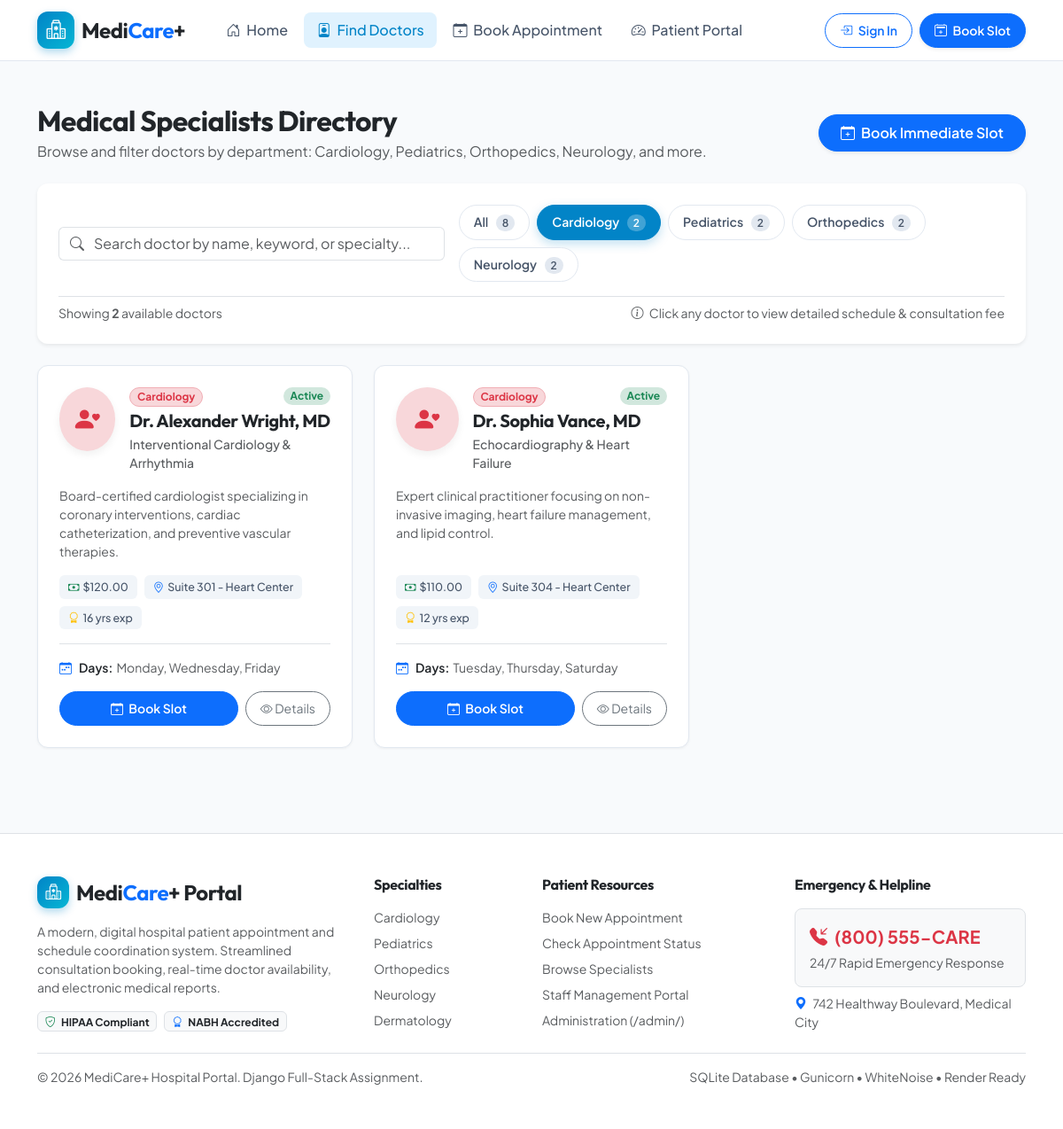
The page /doctors/?department=Cardiology on the database its author committed.
### hospital/models.py (models this page shows, shortened)
class Doctor(models.Model):
    name = models.CharField(max_length=150, help_text="Full Name with Title (e.g. Dr. Jane Smith)")
    department = models.CharField(max_length=50, choices=Department.choices, default=Department.CARDIOLOGY)
    specialization = models.CharField(max_length=150, help_text="Specialization or sub-discipline")
    consultation_fee = models.DecimalField(max_digits=8, decimal_places=2, default=75.00)
    available_days = models.CharField(max_length=120, default="Monday, Tuesday, Wednesday, Thursday, Friday")
    active_status = models.BooleanField(default=True, help_text="Is doctor actively taking appointments?")
    email = models.EmailField(blank=True, null=True)
    phone = models.CharField(max_length=20, blank=True, null=True)
    room_number = models.CharField(max_length=20, default="Room 201")
    experience_years = models.PositiveIntegerField(default=8)
    bio = models.TextField(blank=True, help_text="Short professional summary")
    avatar_color = models.CharField(max_length=30, default="primary", help_text="Bootstrap theme color for avatar")
    class Meta:
        ordering = ['name']
    @property
    def badge_class(self):
        colors = {
            'Cardiology': 'danger',
            'Pediatrics': 'warning',
            'Orthopedics': 'info',
            'Neurology': 'primary',
            'Dermatology': 'success',
            'General Medicine': 'secondary'
        }
        return colors.get(self.department, 'dark')

### hospital/views.py (the view)
# urls.py: path('doctors/', views.doctor_list, name='doctor_list'),
def doctor_list(request):
    department = request.GET.get('department', '').strip()
    search_query = request.GET.get('q', '').strip()
    doctors = Doctor.objects.all()
    if department and department != 'All':
        doctors = doctors.filter(department=department)
    if search_query:
        doctors = doctors.filter(
            Q(name__icontains=search_query) |
            Q(specialization__icontains=search_query) |
            Q(department__icontains=search_query)
        )
    dept_counts = {
        'All': Doctor.objects.count(),
        'Cardiology': Doctor.objects.filter(department='Cardiology').count(),
        'Pediatrics': Doctor.objects.filter(department='Pediatrics').count(),
        'Orthopedics': Doctor.objects.filter(department='Orthopedics').count(),
        'Neurology': Doctor.objects.filter(department='Neurology').count(),
        'Dermatology': Doctor.objects.filter(department='Dermatology').count(),
        'General Medicine': Doctor.objects.filter(department='General Medicine').count(),
    }
    context = {
        'doctors': doctors,
        'selected_department': department or 'All',
        'search_query': search_query,
        'dept_counts': dept_counts,
        'all_departments': ['All', 'Cardiology', 'Pediatrics', 'Orthopedics', 'Neurology', 'Dermatology', 'General Medicine'],
    }
    return render(request, 'hospital/doctor_list.html', context)

### hospital/templates/hospital/doctor_list.html (shortened to what this page needs)
{% extends 'hospital/base.html' %}
{% load static %}
{% block content %}
<div class="container py-5">
    <div class="d-flex flex-column flex-md-row justify-content-between align-items-md-center gap-3 mb-4">
        <div>
            <h1 class="h2 fw-bold text-dark mb-1">Medical Specialists Directory</h1>
            <p class="text-muted mb-0">Browse and filter doctors by department: Cardiology, Pediatrics, Orthopedics, Neurology, and more.</p>
        </div>
        <a href="{% url 'book_appointment' %}" class="btn btn-primary rounded-pill px-4 py-2 fw-semibold shadow-sm align-self-start align-self-md-auto">
            <i class="bi bi-calendar-plus me-1"></i> Book Immediate Slot
        </a>
    </div>
    <div class="card card-custom p-4 mb-4 border-0 shadow-sm">
        <div class="row g-3 align-items-center">
            <div class="col-lg-5">
                <div class="input-group">
                    <span class="input-group-text bg-white border-end-0 text-muted"><i class="bi bi-search"></i></span>
                    <input type="text" id="doctorSearchInput" class="form-control border-start-0 ps-0" placeholder="Search doctor by name, keyword, or specialty..." value="{{ search_query }}">
                </div>
            </div>
            <div class="col-lg-7">
                <div class="filter-btn-group">
                    <button type="button" class="filter-btn {% if selected_department == 'All' %}active{% endif %}" data-dept="All">
                        All <span class="filter-count">{{ dept_counts.All }}</span>
                    </button>
                    <button type="button" class="filter-btn {% if selected_department == 'Cardiology' %}active{% endif %}" data-dept="Cardiology">
                        Cardiology <span class="filter-count">{{ dept_counts.Cardiology }}</span>
                    </button>
                    <button type="button" class="filter-btn {% if selected_department == 'Pediatrics' %}active{% endif %}" data-dept="Pediatrics">
                        Pediatrics <span class="filter-count">{{ dept_counts.Pediatrics }}</span>
                    </button>
                    <button type="button" class="filter-btn {% if selected_department == 'Orthopedics' %}active{% endif %}" data-dept="Orthopedics">
                        Orthopedics <span class="filter-count">{{ dept_counts.Orthopedics }}</span>
                    </button>
                    <button type="button" class="filter-btn {% if selected_department == 'Neurology' %}active{% endif %}" data-dept="Neurology">
                        Neurology <span class="filter-count">{{ dept_counts.Neurology }}</span>
                    </button>
                </div>
            </div>
        </div>
        <div class="d-flex justify-content-between align-items-center mt-3 pt-2 border-top small text-muted">
            <div>
                Showing <strong id="visibleDoctorCount">{{ doctors|length }}</strong> available doctors
            </div>
            <div>
                <i class="bi bi-info-circle me-1"></i> Click any doctor to view detailed schedule & consultation fee
            </div>
        </div>
    </div>
    <div class="row g-4" id="doctorsContainer">
        {% for doctor in doctors %}
        <div class="col-md-6 col-lg-4 doctor-card-wrapper"
             data-department="{{ doctor.department }}"
             data-name="{{ doctor.name }}"
             data-specialization="{{ doctor.specialization }}">
            <div class="card card-custom doctor-card p-4">
                <div class="d-flex align-items-start gap-3 mb-3">
                    <div class="doctor-avatar bg-{{ doctor.avatar_color }}-subtle text-{{ doctor.avatar_color }}">
                        <i class="bi bi-person-heart"></i>
                    </div>
                    <div class="flex-grow-1">
                        <div class="d-flex justify-content-between align-items-start">
                            <span class="badge bg-{{ doctor.badge_class }}-subtle text-{{ doctor.badge_class }} border border-{{ doctor.badge_class }}-subtle rounded-pill mb-1">
                                {{ doctor.department }}
                            </span>
                            {% if doctor.active_status %}
                                <span class="badge bg-success-subtle text-success rounded-pill" title="Taking Appointments">Active</span>
                            {% else %}
                                <span class="badge bg-secondary-subtle text-secondary rounded-pill" title="Currently on Leave">Unavailable</span>
                            {% endif %}
                        </div>
                        <h5 class="fw-bold text-dark mb-1">{{ doctor.name }}</h5>
                        <div class="text-muted small fw-medium">{{ doctor.specialization }}</div>
                    </div>
                </div>
                <p class="text-muted small mb-3 flex-grow-1">
                    {{ doctor.bio|default:"Dedicated specialist offering comprehensive clinical assessments, diagnostics, and patient care."|truncatewords:20 }}
                </p>
                <div class="d-flex flex-wrap gap-2 mb-3">
                    <span class="doctor-meta-pill" title="Consultation Fee">
                        <i class="bi bi-cash me-1 text-success"></i> ${{ doctor.consultation_fee }}
                    </span>
                    <span class="doctor-meta-pill" title="Consulting Room">
                        <i class="bi bi-geo-alt me-1 text-primary"></i> {{ doctor.room_number }}
                    </span>
                    <span class="doctor-meta-pill" title="Experience">
                        <i class="bi bi-award me-1 text-warning"></i> {{ doctor.experience_years }} yrs exp
                    </span>
                </div>
                <div class="border-top pt-3 mb-3">
                    <div class="small text-muted d-flex align-items-center">
                        <i class="bi bi-calendar-week me-2 text-primary"></i>
                        <span class="fw-semibold text-dark me-1">Days:</span> {{ doctor.available_days }}
                    </div>
                </div>
                <div class="d-flex gap-2">
                    {% if doctor.active_status %}
                        <a href="{% url 'book_appointment' %}?doctor={{ doctor.id }}" class="btn btn-primary btn-sm flex-grow-1 rounded-pill fw-semibold py-2">
                            <i class="bi bi-calendar-plus me-1"></i> Book Slot
                        </a>
                    {% else %}
                        <button class="btn btn-secondary btn-sm flex-grow-1 rounded-pill fw-semibold py-2" disabled>
                            Unavailable
                        </button>
                    {% endif %}
                    <button type="button" class="btn btn-outline-secondary btn-sm rounded-pill px-3 py-2" data-bs-toggle="modal" data-bs-target="#doctorModal{{ doctor.id }}">
                        <i class="bi bi-eye"></i> Details
                    </button>
                </div>
            </div>
        </div>
        {% endfor %}
    </div>
</div>
{% endblock %}

### hospital/static/css/style.css (style rules this page uses)
:root { --primary-color: #0284c7; --primary-dark: #0369a1; --primary-light: #e0f2fe; --secondary-color: #0f172a; --accent-color: #06b6d4; --success-color: #10b981; --warning-color: #f59e0b; --danger-color: #ef4444; --info-color: #3b82f6; --bg-light: #f8fafc; --card-bg: #ffffff; --text-main: #1e293b; --text-muted: #64748b; --border-color: #e2e8f0; --radius-sm: 8px; --radius-md: 12px; --radius-lg: 18px; --shadow-sm: 0 1px 3px rgba(0,0,0,0.05); --shadow-md: 0 4px 6px -1px rgba(0,0,0,0.07), 0 2px 4px -2px rgba(0,0,0,0.05); --shadow-lg: 0 10px 25px -3px rgba(15,23,42,0.08), 0 4px 6px -4px rgba(15,23,42,0.04); --shadow-glow: 0 0 20px rgba(2, 132, 199, 0.18); }
body { font-family: 'Plus Jakarta Sans', sans-serif; color: var(--text-main); background-color: var(--bg-light); min-height: 100vh; display: flex; flex-direction: column; }
h1, h2, h3, h4, h5, h6, .brand-font { font-family: 'Outfit', sans-serif; font-weight: 700; letter-spacing: -0.02em; }
.card-custom { background-color: var(--card-bg); border: 1px solid var(--border-color); border-radius: var(--radius-md); box-shadow: var(--shadow-sm); transition: transform 0.22s ease, box-shadow 0.22s ease, border-color 0.22s ease; }
.doctor-card { height: 100%; display: flex; flex-direction: column; }
.doctor-avatar { width: 72px; height: 72px; border-radius: 50%; display: flex; align-items: center; justify-content: center; font-size: 1.75rem; font-weight: 700; box-shadow: 0 4px 10px rgba(0,0,0,0.06); }
.doctor-meta-pill { font-size: 0.78rem; padding: 4px 10px; border-radius: 6px; background-color: #f1f5f9; color: #475569; font-weight: 500; display: inline-flex; align-items: center; }
.filter-btn-group { display: flex; flex-wrap: wrap; gap: 8px; }
.filter-btn { padding: 8px 16px; border-radius: 30px; font-size: 0.88rem; font-weight: 600; border: 1px solid var(--border-color); background-color: #ffffff; color: #475569; transition: all 0.2s ease; cursor: pointer; }
.filter-btn.active { background-color: var(--primary-color); color: #ffffff; border-color: var(--primary-color); box-shadow: 0 4px 12px rgba(2, 132, 199, 0.25); }
.filter-count { font-size: 0.75rem; padding: 2px 7px; border-radius: 10px; background-color: rgba(255,255,255,0.25); margin-left: 6px; }
.filter-btn:not(.active) .filter-count { background-color: #e2e8f0; color: #475569; }

### rows shown on the page
Doctor: department "Cardiology", active_status "Active", name "Dr. Alexander Wright, MD", specialization "Interventional Cardiology & Arrhythmia", bio "Board-certified cardiologist specializing in coronary interventions, cardiac catheterization, and preventive vascular therapies.", consultation_fee "120.00", room_number "Suite 301 - Heart Center", experience_years "16", available_days "Monday, Wednesday, Friday"
Doctor: department "Cardiology", active_status "Active", name "Dr. Sophia Vance, MD", specialization "Echocardiography & Heart Failure", bio "Expert clinical practitioner focusing on non-invasive imaging, heart failure management, and lipid control.", consultation_fee "110.00", room_number "Suite 304 - Heart Center", experience_years "12", available_days "Tuesday, Thursday, Saturday"

### other values the page prints
{{ dept_counts.All }} "8"
{{ dept_counts.Cardiology }} "2"
{{ dept_counts.Pediatrics }} "2"
{{ dept_counts.Orthopedics }} "2"
{{ dept_counts.Neurology }} "2"
{{ doctors|length }} "2"
